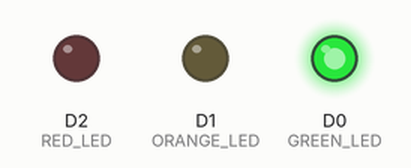
Simulated run of this sketch. Board: ESP8266 (NodeMCU). Parts: output pins drawn as LEDs (lit = HIGH).

Above: at 1.5 s.
At 3.2 s:
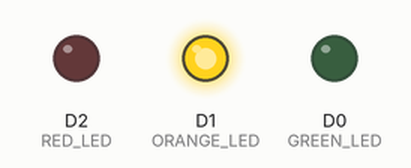
At 5.0 s:
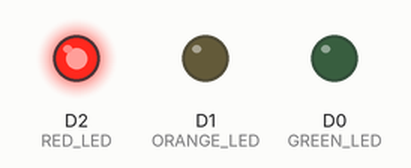
Timing chart, 0 to 8.5 s (numbered marks = the images above):
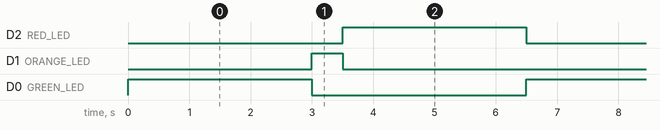

Measured:
- by itself, D2 (RED_LED), D0 (GREEN_LED): alternates HIGH for 3.0 s and LOW for 3.5 s
- by itself, D1 (ORANGE_LED): alternates HIGH for 0.50 s and LOW for 6.0 s
- by itself, everything shown: repeats every 6.5 s, in 4 steps

The sketch:

class10a.ino
```cpp
#define GREEN_LED D0
#define ORANGE_LED D1
#define RED_LED D2
void setup() {
  pinMode(GREEN_LED,OUTPUT);
  pinMode(ORANGE_LED,OUTPUT);
  pinMode(RED_LED,OUTPUT);
  digitalWrite(GREEN_LED,LOW);
  digitalWrite(ORANGE_LED,LOW);
  digitalWrite(RED_LED,LOW);
  Serial.begin(115200);

}

void loop() {
  digitalWrite(GREEN_LED,HIGH);
//  Serial.println("GREEN LED ON");
  delay(3000);
  digitalWrite(GREEN_LED,LOW);
  digitalWrite(ORANGE_LED, HIGH);
  delay(500);
  digitalWrite(ORANGE_LED, LOW);
  digitalWrite(RED_LED,HIGH);
  delay(3000);
  digitalWrite(RED_LED,LOW);


}
```
